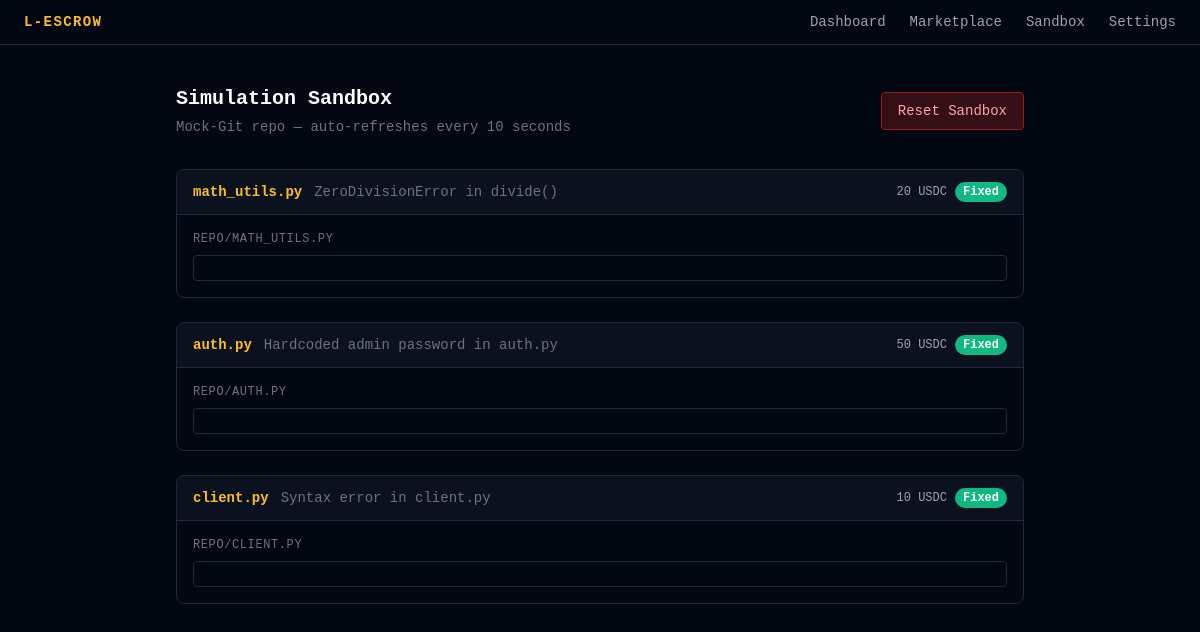
Page /sandbox on the committed database.
### tables this page shows
CREATE TABLE rfps (
                id                TEXT PRIMARY KEY,
                buyer_id          TEXT NOT NULL,
                task_spec         TEXT NOT NULL,
                max_budget        REAL NOT NULL,
                currency          TEXT DEFAULT 'USDC',
                deadline_seconds  INTEGER NOT NULL,
                min_reputation    REAL DEFAULT 0.0,
                verification_type TEXT DEFAULT 'manual',
                status            TEXT DEFAULT 'Open',
                escrow_session_id TEXT,
                webhook_secret    TEXT,
                verifying_bid_id  TEXT,
                created_at        TIMESTAMP DEFAULT CURRENT_TIMESTAMP
            , assessor_id TEXT, assessor_verdict TEXT, verified_at TIMESTAMP, checkout_url TEXT, judge_a_verdict TEXT, judge_a_reasoning TEXT, judge_b_verdict TEXT, judge_b_reasoning TEXT, conflict_notes TEXT, issue_id TEXT, sandbox_file TEXT);

### backend/app.py (the view)
@app.get("/sandbox")
async def sandbox_page(request: Request):
    issues = sim_manager.get_issues()
    completed_ids = set(db.get_completed_issue_ids())
    active_rfps = db.get_active_sandbox_rfps()
    active_map = {r["issue_id"]: r["id"] for r in active_rfps}
    file_cards = []
    for issue in issues:
        rfp_id = active_map.get(issue["id"])
        content = sim_manager.read_repo_file(issue["file"])
        diff = sim_manager.get_diff(issue["file"], rfp_id) if rfp_id else ""
        file_cards.append({
            "issue": issue,
            "resolved": issue["id"] in completed_ids,
            "content": content,
            "diff": diff,
            "active_rfp_id": rfp_id,
        })
    return templates.TemplateResponse(
        "sandbox.html",
        {"request": request, "file_cards": file_cards},
    )

### backend/templates/sandbox.html (shortened to what this page needs)
{% extends "base.html" %}
{% block content %}
<div data-refresh="true">
  <div class="flex items-center justify-between mb-8">
    <div>
      <h1 class="text-xl font-bold text-white">Simulation Sandbox</h1>
      <p class="text-gray-500 text-sm mt-1">Mock-Git repo — auto-refreshes every 10 seconds</p>
    </div>
    <button
      onclick="resetSandbox()"
      class="px-4 py-2 text-sm bg-red-900/40 border border-red-800 text-red-300 rounded hover:bg-red-900/70 transition-colors"
    >
      Reset Sandbox
    </button>
  </div>
  <div class="flex flex-col gap-6">
    {% for card in file_cards %}
    <div class="border border-gray-800 rounded-lg overflow-hidden">
      <div class="flex items-center justify-between px-4 py-3 bg-gray-900/60 border-b border-gray-800">
        <div class="flex items-center gap-3">
          <span class="text-amber-400 font-bold text-sm font-mono">{{ card.issue.file }}</span>
          <span class="text-gray-500 text-sm">{{ card.issue.title }}</span>
        </div>
        <div class="flex items-center gap-2">
          <span class="text-xs text-gray-400">{{ card.issue.bounty }} USDC</span>
          {% if card.resolved %}
            <span class="badge-completed px-2 py-0.5 rounded-full text-xs font-semibold text-white">Fixed</span>
          {% else %}
            <span class="badge-disputed px-2 py-0.5 rounded-full text-xs font-semibold text-white">Broken</span>
          {% endif %}
        </div>
      </div>
      <div class="p-4">
        <p class="text-xs text-gray-500 mb-2 uppercase tracking-wider">repo/{{ card.issue.file }}</p>
        <pre class="text-xs text-gray-300 bg-gray-950 border border-gray-800 rounded p-3 overflow-x-auto whitespace-pre-wrap">{{ card.content }}</pre>
      </div>
    </div>
    {% endfor %}
  </div>
</div>
{% endblock %}

### backend/static/css/dashboard.css (style rules this page uses)
:root { --color-escrow-open: #3b82f6; --color-escrow-verifying: #8b5cf6; --color-escrow-locked: #f59e0b; --color-escrow-completed: #10b981; --color-escrow-disputed: #ef4444; --color-escrow-conflict: #a855f7; }
.badge-completed { background-color: var(--color-escrow-completed); }

### rows in the picture
rfps: issue.file "math_utils.py", issue "ZeroDivisionError in divide()", issue.bounty "20", issue.file "MATH_UTILS.PY"
rfps: issue.file "auth.py", issue "Hardcoded admin password in auth.py", issue.bounty "50", issue.file "AUTH.PY"
rfps: issue.file "client.py", issue "Syntax error in client.py", issue.bounty "10", issue.file "CLIENT.PY"
